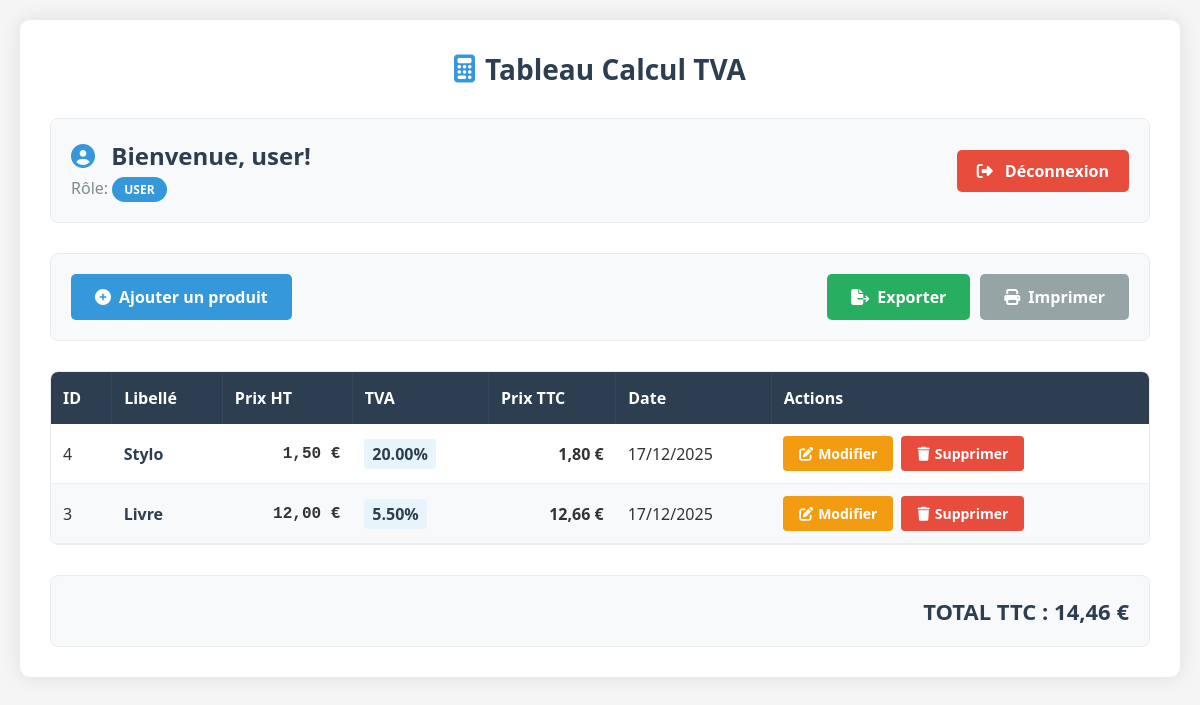
The app's page /dashboard.php (signed in) with its own data.
### tables this page shows
CREATE TABLE IF NOT EXISTS `produits` (
  `id` int NOT NULL AUTO_INCREMENT,
  `libelle` varchar(100) NOT NULL,
  `prix_ht` decimal(10,2) NOT NULL,
  `tva` decimal(4,2) NOT NULL,
  `prix_ttc` decimal(10,2) NOT NULL,
  `user_id` int DEFAULT NULL,
  `created_at` timestamp NULL DEFAULT CURRENT_TIMESTAMP,
  `updated_at` timestamp NULL DEFAULT CURRENT_TIMESTAMP ON UPDATE CURRENT_TIMESTAMP,
  PRIMARY KEY (`id`),
  KEY `user_id` (`user_id`)
);

### config/session.php (called while the page is built, shortened)
<?php
class Session {
    public static function get($key) {
        return isset($_SESSION[$key]) ? $_SESSION[$key] : null;
    }
    public static function isAdmin() {
        return isset($_SESSION['role']) && $_SESSION['role'] == 'admin';
    }
}
?>

### dashboard.php (the view, shortened to what this page needs)
<?php
require_once 'config/session.php';
require_once 'includes/header.php';
$database = new Database();
$db = $database->getConnection();
$user_id = Session::get('user_id');
$role = Session::get('role');
if ($role == 'admin') {
    $query = "SELECT p.*, u.username as user_name
              FROM produits p
              LEFT JOIN users u ON p.user_id = u.id
              ORDER BY p.id DESC";
    $stmt = $db->prepare($query);
} else {
    $query = "SELECT * FROM produits WHERE user_id = :user_id ORDER BY id DESC";
    $stmt = $db->prepare($query);
    $stmt->bindParam(':user_id', $user_id);
}
$stmt->execute();
$produits = $stmt->fetchAll(PDO::FETCH_ASSOC);
?>
<div class="user-info">
    <div class="user-welcome">
        <h2><i class="fas fa-user-circle"></i> Bienvenue, <?php echo htmlspecialchars(Session::get('username')); ?>!</h2>
        <p class="user-role">Rôle: <span class="role-badge role-<?php echo Session::get('role'); ?>">
            <?php echo Session::get('role'); ?>
        </span></p>
    </div>
    <div class="user-actions">
        <a href="logout.php" class="btn-logout">
            <i class="fas fa-sign-out-alt"></i> Déconnexion
        </a>
    </div>
</div>
<div class="input-section">
    <div class="input-group">
        <button class="btn btn-ajouter" id="addProductBtn">
            <i class="fas fa-plus-circle"></i> Ajouter un produit
        </button>
    </div>
    <div class="buttons-section">
        <button class="btn btn-export" id="exportBtn">
            <i class="fas fa-file-export"></i> Exporter
        </button>
        <button class="btn btn-print" id="printBtn">
            <i class="fas fa-print"></i> Imprimer
        </button>
    </div>
</div>
<div class="table-container">
    <table id="vatTable">
        <thead>
            <tr>
                <th>ID</th>
                <th>Libellé</th>
                <th>Prix HT</th>
                <th>TVA</th>
                <th>Prix TTC</th>
                <th>Date</th>
                <th>Actions</th>
            </tr>
        </thead>
        <tbody id="tableBody">
            <?php if(count($produits) > 0): ?>
                <?php foreach($produits as $produit): ?>
                    <tr id="row-<?php echo $produit['id']; ?>">
                        <td><?php echo $produit['id']; ?></td>
                        <td class="product-name"><?php echo htmlspecialchars($produit['libelle']); ?></td>
                        <td class="price-cell"><?php echo number_format($produit['prix_ht'], 2, ',', ' '); ?> €</td>
                        <td><span class="tva-percent"><?php echo $produit['tva']; ?>%</span></td>
                        <td class="price-cell"><strong><?php echo number_format($produit['prix_ttc'], 2, ',', ' '); ?> €</strong></td>
                        <td><?php echo date('d/m/Y', strtotime($produit['created_at'])); ?></td>
                        <td>
                            <div class="action-cell">
                                <?php if (Session::isAdmin() || $produit['user_id'] == $user_id): ?>
                                    <button class="action-btn btn-editer" onclick="editProduct(<?php echo $produit['id']; ?>)">
                                        <i class="fas fa-edit"></i> Modifier
                                    </button>
                                    <button class="action-btn btn-supprimer" onclick="deleteProduct(<?php echo $produit['id']; ?>)">
                                        <i class="fas fa-trash"></i> Supprimer
                                    </button>
                                <?php else: ?>
                                    <span class="no-permission">Lecture seule</span>
                                <?php endif; ?>
                            </div>
                        </td>
                    </tr>
                <?php endforeach; ?>
            <?php endif; ?>
        </tbody>
    </table>
</div>
<?php
require_once 'includes/footer.php';
?>

### style.css (style rules this page uses)
* { margin: 0; padding: 0; box-sizing: border-box; font-family: 'Segoe UI', Arial, sans-serif; }
body { background-color: #f5f5f5; padding: 20px; color: #333; }
.input-section { display: flex; justify-content: space-between; margin-bottom: 30px; padding: 20px; background-color: #f8f9fa; border-radius: 8px; border: 1px solid #e9ecef; }
.input-group { display: flex; align-items: center; }
.buttons-section { display: flex; gap: 10px; align-items: center; }
.btn { padding: 12px 24px; border: none; border-radius: 5px; cursor: pointer; font-weight: bold; transition: all 0.3s; font-size: 16px; display: flex; align-items: center; gap: 8px; }
.btn-ajouter { background-color: #3498db; color: white; }
.btn-export { background-color: #27ae60; color: white; }
.btn-print { background-color: #95a5a6; color: white; }
.table-container { background-color: white; border-radius: 8px; overflow: hidden; border: 1px solid #e9ecef; margin-bottom: 30px; }
table { width: 100%; border-collapse: collapse; }
thead { background-color: #2c3e50; color: white; }
th { padding: 15px 12px; text-align: left; font-weight: bold; border-right: 1px solid #34495e; }
th:last-child { border-right: none; }
td { padding: 12px; border-bottom: 1px solid #eee; }
tbody tr:nth-child(even) { background-color: #f8f9fa; }
.price-cell { text-align: right; font-family: 'Courier New', monospace; font-weight: bold; }
.tva-percent { display: inline-block; padding: 4px 8px; background-color: #e8f4fc; border-radius: 4px; font-weight: bold; color: #2c3e50; }
.action-cell { display: flex; gap: 8px; }
.action-btn { padding: 8px 16px; font-size: 14px; border-radius: 4px; border: none; cursor: pointer; font-weight: bold; transition: background-color 0.2s; display: flex; align-items: center; gap: 5px; }
.btn-editer { background-color: #f39c12; color: white; }
.btn-supprimer { background-color: #e74c3c; color: white; }
.product-name { font-weight: bold; color: #2c3e50; }
.user-info { display: flex; justify-content: space-between; align-items: center; margin-bottom: 30px; padding: 20px; background-color: #f8f9fa; border-radius: 8px; border: 1px solid #e9ecef; }
.user-welcome h2 { margin: 0; color: #2c3e50; font-size: 24px; }
.user-welcome h2 i { color: #3498db; margin-right: 10px; }
.user-role { margin: 5px 0 0 0; color: #7f8c8d; }
.role-badge { display: inline-block; padding: 4px 12px; border-radius: 20px; font-size: 12px; font-weight: bold; text-transform: uppercase; }
.role-user { background-color: #3498db; color: white; }
.btn-logout { display: inline-block; padding: 10px 20px; background-color: #e74c3c; color: white; text-decoration: none; border-radius: 5px; font-weight: bold; transition: background-color 0.3s; }
.btn-logout i { margin-right: 8px; }

### records on screen
produits: id "4", libelle "Stylo", prix_ht "1,50", tva "20.00", prix_ttc "1,80", created_at "17/12/2025"
produits: id "3", libelle "Livre", prix_ht "12,00", tva "5.50", prix_ttc "12,66", created_at "17/12/2025"

### other values on screen
Session::get('username') "user"
Session::get('role') "USER"
